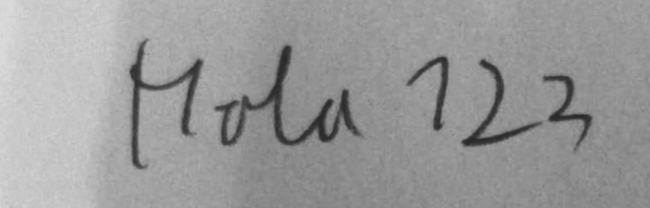
#> input picture imagenes_a_procesar/prueba.png, 650 x 208 px
$ python -i ocr_complete.py   (imports and definitions only)
#> lines starting #> are read from the running program, lines starting #| are printed output that depends on the picture; after the words box and inside, x2 and y2 are one past the last pixel; in counts of white or black regions, pixels touching at a corner belong together
import numpy as np
import cv2
import pickle
import json
import os

class NeuralNetwork:
    # [24 lines left out: functions __init__, forward, backward, not called in this run]

class OCRSystem:
    # [400 lines left out: functions __init__, corregir_inclinacion, preprocesar_imagen, segmentar_caracteres, segmentar_por_proyeccion, detectar_espacios and 4 more, not called in this run]

>>> import cv2
>>> picture = cv2.imread('imagenes_a_procesar/prueba.png')
#> picture is the input picture: shape (208, 650, 3); min 41, max 220, mean 154.1
>>> result = OCRSystem().process_image_with_visualization(picture)
#> (reads models/ocr_model.pkl from the repository)
#> in preprocesar_imagen, `_, binary_otsu = cv2.threshold(blur, 0, 255, cv2.THRESH_BINARY_INV + c..`:
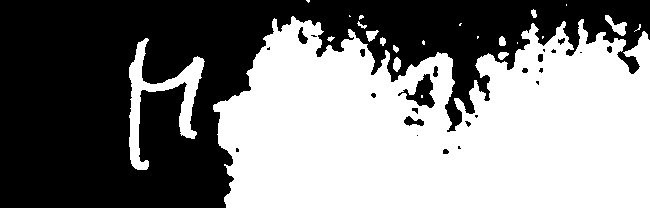
#> binary_otsu: shape (208, 650); 50.5% white; 25 black regions (12 under 20 px), largest, box (x1, y1, x2, y2) and area: (0, 0, 650, 208) 65863, (398, 74, 435, 108) 525, (404, 116, 424, 126) 115
#> in preprocesar_imagen, `binary_adaptive = cv2.adaptiveThreshold( blur, 255, cv2.ADAPTIVE_THRES..`:
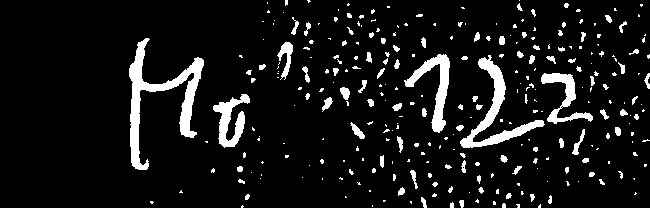
#> binary_adaptive: shape (208, 650); 8.6% white; 294 white regions (201 under 20 px), largest, box (x1, y1, x2, y2) and area: (129, 38, 204, 170) 2506, (460, 55, 545, 148) 1580, (404, 54, 450, 133) 1102
#> in corregir_inclinacion, `coords = cv2.findNonZero(image)`: coords = contour of 68237 points, box (x1, y1, x2, y2) (129, 0, 650, 208), area 13351
#> in corregir_inclinacion, `angle = cv2.minAreaRect(coords)[-1]`: angle = -90
#> in corregir_inclinacion, `angle = 90 + angle`: angle = 0
#> in preprocesar_imagen, `binary = cv2.morphologyEx(binary, cv2.MORPH_OPEN, kernel_small)`: binary: shape (208, 650); 50% white; 20 white regions (8 under 20 px), largest, box (x1, y1, x2, y2) and area: (214, 17, 650, 208) 64077, (130, 39, 205, 171) 2797, (606, 16, 628, 37) 193
#> in preprocesar_imagen, `binary = cv2.morphologyEx(binary, cv2.MORPH_CLOSE, kernel_close)`:
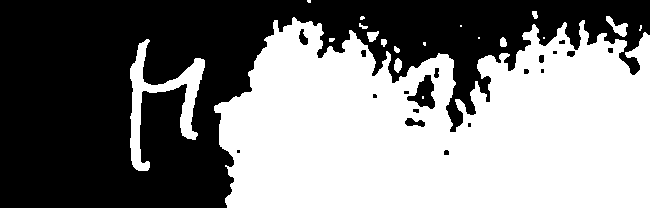
#> binary: shape (208, 650); 50.1% white; 19 black regions (6 under 20 px)
#> in segmentar_caracteres, `contours, _ = cv2.findContours(binary, cv2.RETR_EXTERNAL, cv2.CHAIN_AP..`: contours = 18 contours, 9 with area under 20; largest, box (x1, y1, x2, y2) and area: (214, 17, 650, 208) 64409, (130, 39, 205, 171) 2538, (606, 16, 628, 37) 160, (394, 58, 402, 73) 73, (367, 31, 379, 42) 71
#> the loop in segmentar_caracteres, `for contour in contours:` made 18 passes
#> after the loop in segmentar_caracteres, `for contour in contours:`: boxes = [(394, 58, 8, 15), (130, 39, 75, 132), (500, 37, 7, 10), (367, 31, 12, 11), (606, 16, 22, 21)]
#> in segmentar_caracteres, `boxes = sorted(boxes, key=lambda b: b[0])`: boxes = [(130, 39, 75, 132), (367, 31, 12, 11), (394, 58, 8, 15), (500, 37, 7, 10), (606, 16, 22, 21)]
#> the loop in process_image_with_visualization, `for i, (x, y, w, h) in enumerate(boxes):` made 5 passes
#> pass 1, in normalizar_caracter, `char_img = cv2.medianBlur(char_img, 3)`:
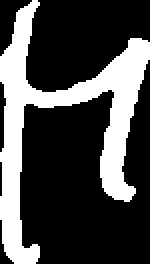
#> char_img: shape (132, 75) (shown 2 times larger); 28.4% white; 1 white region, box (x1, y1, x2, y2) and area: (0, 0, 75, 132) 2814
#> after the loop in process_image_with_visualization, `for i, (x, y, w, h) in enumerate(boxes):`: char_28x28: shape (28, 28); 30.5% white; 2 white regions (1 under 20 px), largest, box (x1, y1, x2, y2) and area: (3, 3, 25, 24) 235
#> after the loop in process_image_with_visualization, `for i, (x, y, w, h) in enumerate(boxes):`:
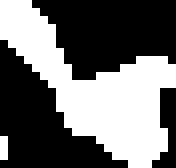
#> char_crop: shape (21, 22) (shown 8 times larger); 42.4% white; 2 white regions (1 under 20 px), largest, box (x1, y1, x2, y2) and area: (0, 0, 22, 21) 193
#> after the loop in process_image_with_visualization, `for i, (x, y, w, h) in enumerate(boxes):`:
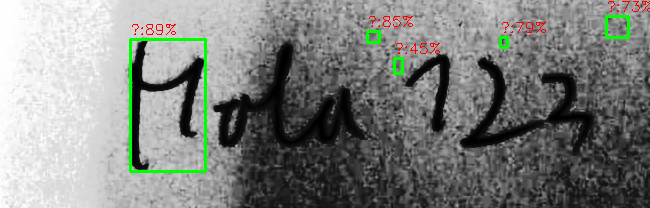
#> vis_img: shape (208, 650, 3); mean B, G, R 127, 130.5, 128.1
#> after the loop in process_image_with_visualization, `for i, (x, y, w, h) in enumerate(boxes):`: confianzas = [0.887, 0.851, 0.449, 0.789, 0.728]
#> in process_image_with_visualization, `confianza_promedio = np.mean(confianzas) if confianzas else 0.0`: confianza_promedio = 0.741
#> in process_image_with_visualization, `cv2.putText(vis_img, f"Confianza: {confianza_promedio:.1%}", (10, 60),..`:
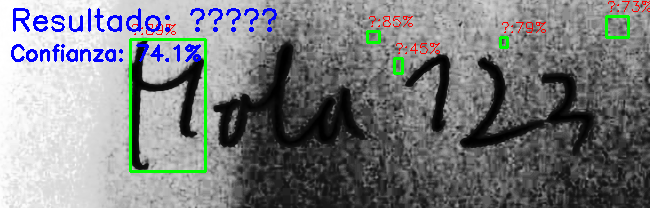
#> vis_img: shape (208, 650, 3); mean B, G, R 128, 125.8, 123.3
